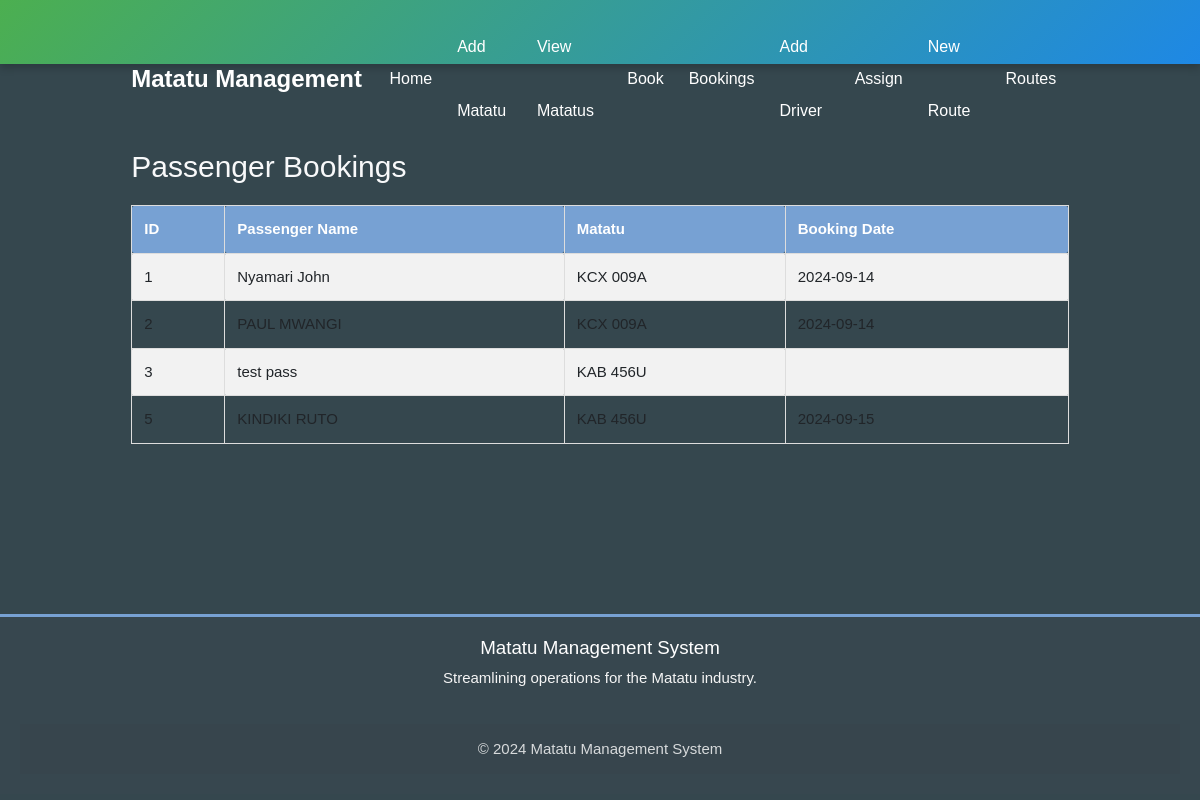
/driver/view_bookings.php, run on the app's committed database.
### tables this page shows
CREATE TABLE `bookings` (
  `id` int(11) NOT NULL,
  `passenger_name` varchar(255) NOT NULL,
  `matatu_id` int(11) DEFAULT NULL,
  `booking_date` date DEFAULT NULL,
  `payment_amount` decimal(10,2) NOT NULL,
  `route` varchar(100) NOT NULL
);

CREATE TABLE `matatus` (
  `id` int(11) NOT NULL,
  `registration_number` varchar(255) NOT NULL,
  `capacity` int(11) NOT NULL,
  `driver_id` int(11) DEFAULT NULL,
  `route_id` int(11) DEFAULT NULL
);

### driver/view_bookings.php (the view)
<?php include 'header.php'; ?>
<?php include 'db.php'; ?>
<div class="container">
    <h2 class="text-light">Passenger Bookings</h2>
    <?php
    $sql = "SELECT b.id, b.passenger_name, m.registration_number, b.booking_date
            FROM bookings b
            JOIN matatus m ON b.matatu_id = m.id";
    $result = $conn->query($sql);
    if ($result->num_rows > 0) {
        echo "<table border='1'>
                <tr>
                    <th>ID</th>
                    <th>Passenger Name</th>
                    <th>Matatu</th>
                    <th>Booking Date</th>
                </tr>";
        while ($row = $result->fetch_assoc()) {
            echo "<tr>
                    <td>".$row['id']."</td>
                    <td>".$row['passenger_name']."</td>
                    <td>".$row['registration_number']."</td>
                    <td>".$row['booking_date']."</td>
                  </tr>";
        }
        echo "</table>";
    } else {
        echo "No Bookings found!";
    }
    ?>
</div>
<?php include 'footer.php'; ?>

### driver/css/style.css (style rules this page uses)
body { font-family: Arial, sans-serif; margin: 0; padding: 0; background-color: #35474e; box-sizing: border-box; }
.container { width: 80%; margin: auto; overflow: hidden; }
table { width: 100%; border-collapse: collapse; margin: 20px 0; }
table, th, td { border: 1px solid #ddd; }
th, td { padding: 12px; text-align: left; }
th { background-color: #77A1D3; color: white; }
tr:nth-child(even) { background-color: #f2f2f2; }

### driver/header.php (style rules this page uses)
.container { max-width: 1200px; }

### data on the page
bookings: id "1", passenger_name "Nyamari John", matatu.registration_number "KCX 009A", booking_date "2024-09-14"
bookings: id "2", passenger_name "PAUL MWANGI", matatu.registration_number "KCX 009A", booking_date "2024-09-14"
bookings: id "3", passenger_name "test pass", matatu.registration_number "KAB 456U"
bookings: id "5", passenger_name "KINDIKI RUTO", matatu.registration_number "KAB 456U", booking_date "2024-09-15"
